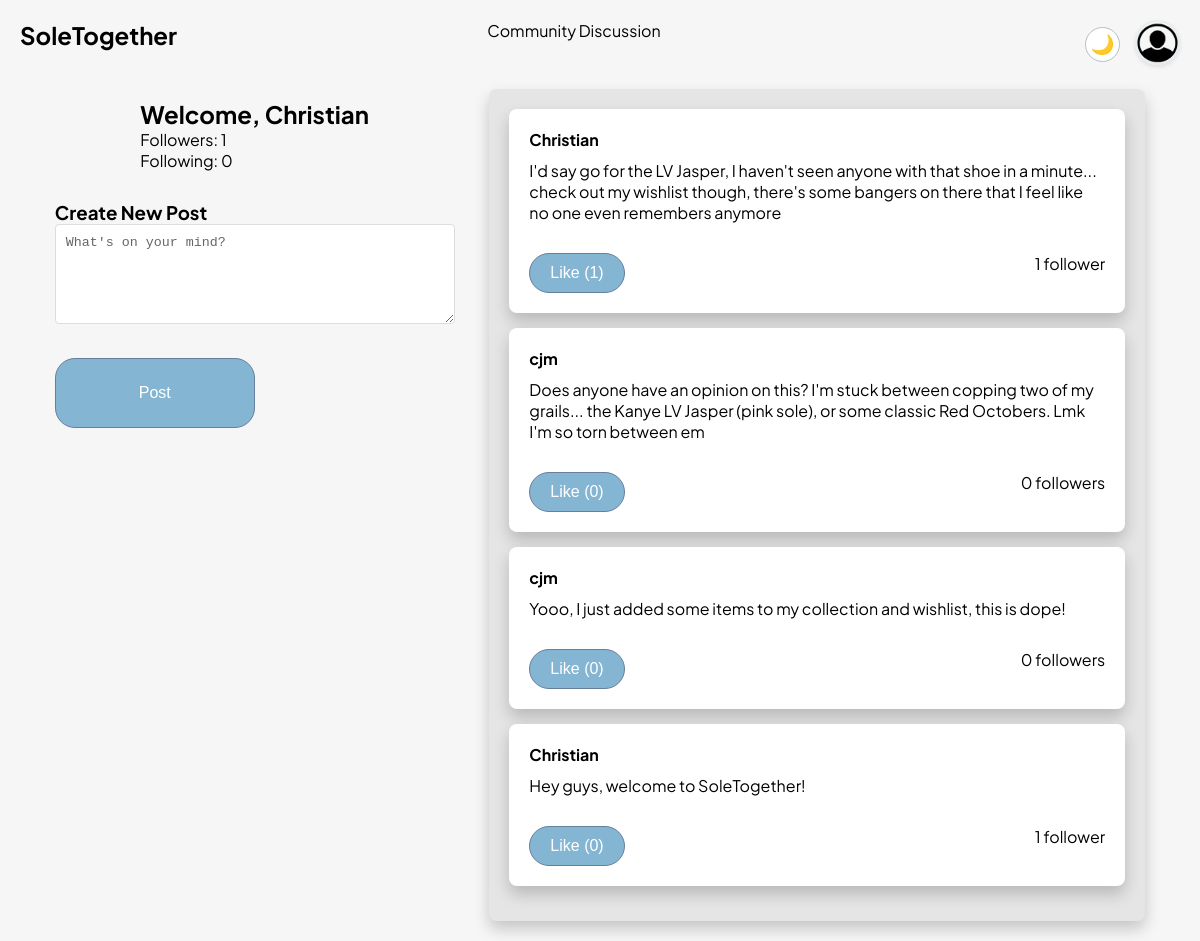
The app's page /discussion (signed in) with its own data.
### tables this page shows
CREATE TABLE DiscussionEntry (
    DiscussionEntryID INTEGER PRIMARY KEY AUTOINCREMENT,
    Body TEXT,
    Username TEXT NOT NULL,
    Likes INT DEFAULT 0,
    FOREIGN KEY (Username) REFERENCES Client(Username)
);

### main.py (the view)
@app.route('/discussion', methods=['GET'])
def view_discussion():
    if 'username' not in session:
        return redirect(url_for('login'))
    conn = get_db()
    dbCursor = conn.cursor()
    entries = logic.get_discussion_entries(dbCursor)
    user_stats = logic.get_user_stats(dbCursor, session['username'])
    return render_template(
        'discussion.html',
        entries=entries,
        current_user=session['username'],
        user_stats=user_stats
    )

### logic.py (called while the page is built)
def get_discussion_entries(dbCursor, limit=50):
    query = """
        SELECT de.DiscussionEntryID, de.Body, de.Username, de.Likes,
               COUNT(DISTINCT f.FollowerUsername) as FollowerCount
        FROM DiscussionEntry de
        LEFT JOIN Follows f ON de.Username = f.FollowingUsername
        GROUP BY de.DiscussionEntryID
        ORDER BY de.DiscussionEntryID DESC
        LIMIT ?
    """
    try:
        dbCursor.execute(query, (limit,))
        return dbCursor.fetchall()
    except Exception as e:
        print(f"Error fetching discussion entries: {e}")
        return []

def get_user_stats(dbCursor, username):
    try:
        follower_query = """
            SELECT COUNT(*) FROM Follows
            WHERE FollowingUsername = ?
        """
        dbCursor.execute(follower_query, (username,))
        follower_count = dbCursor.fetchone()[0]
        following_query = """
            SELECT COUNT(*) FROM Follows
            WHERE FollowerUsername = ?
        """
        dbCursor.execute(following_query, (username,))
        following_count = dbCursor.fetchone()[0]
        return {
            'followers': follower_count,
            'following': following_count
        }
    except Exception as e:
        print(f"Error getting user stats: {e}")
        return {'followers': 0, 'following': 0}

### main.py (called while the page is built)
def get_db():
    if 'db' not in g:
        g.db = sqlite3.connect(db_path, check_same_thread=False)
    return g.db

### templates/discussion.html (shortened to what this page needs)
<!DOCTYPE html>
<html>
<head>
    <link rel="stylesheet" href="static/app.css"/>
</head>
<body>
    <div class="top-of-menu">
        <a href="/menu" style="text-decoration: none; color: var(--text-primary);">
            <h2>SoleTogether</h2>
        </a>
        <p>Community Discussion</p>
        <div class="top-right-controls">
            <button id="theme-toggle" class="theme-btn">
                <span id="theme-icon">🌙</span>
            </button>
            <a href="{{ url_for('view_profile', username=session.username) }}">
                <img class="profile-icon" src="{{ url_for('static', filename='prof.jpeg') }}" alt="profile icon" style="cursor: pointer;">
            </a>
        </div>
    </div>
    <div class="discussion-container">
        <div class="left-column">
            <div class="user-stats">
                <h2>Welcome, {{ current_user }}</h2>
                <p>Followers: {{ user_stats.followers }}</p>
                <p>Following: {{ user_stats.following }}</p>
            </div>
            <div class="create-post">
                <h3>Create New Post</h3>
                <form id="postForm" onsubmit="createPost(event)">
                    <textarea name="body" required placeholder="What's on your mind?"></textarea>
                    <button type="submit" class="btn">Post</button>
                </form>
            </div>
        </div>
        <div class="column general-discussion-box">
            <div class="entries">
                {% for entry in entries %}
                <div class="general-discussion-entry entry" data-id="{{ entry[0] }}">
                    <div class="entry-header">
                        <a href="{{ url_for('view_profile', username=entry[2]) }}" style="text-decoration: none; color: var(--text-primary);">
                            <strong>{{ entry[2] }} </strong>
                        </a>
                    </div>
                    <p>{{ entry[1] }}</p>
                    <div class="entry-footer">
                        <button class="btn" onclick="toggleLike('{{entry[0]}}')">
                            Like ({{ entry[3] }})
                        </button>
                        {% if entry[4] == 1 %}
                            <span>{{ entry[4] }} follower</span>
                        {% else %}
                            <span>{{ entry[4] }} followers</span>
                        {% endif %}
                    </div>
                </div>
                {% endfor %}
            </div>
        </div>
    </div>
</body>
</html>

### static/app.css (style rules this page uses)
* { margin: 0; padding: 0; box-sizing: border-box; }
body { margin: 20px; font-family: "Plus Jakarta Sans", sans-serif; font-size: 1rem; background-color: rgb(246, 246, 246); }
html { font-size: 16px; scroll-behavior: smooth; }
.btn { padding: 10px 20px; font-size: 1rem; background-color: rgb(132, 182, 211); color: white; border-radius: 20px; cursor: pointer; border: 1.5px solid rgb(103, 126, 158); margin-top: 20px; }
.top-of-menu { display: flex; justify-content: space-between; margin-bottom: 20px; }
.top-of-menu p { transform: translateX(-57px); }
.profile-icon { border-radius: 10px; height: 40px; width: 40px; }
.discussion-container { display: flex; justify-content: space-between; }
.left-column { display: flex; flex: 1; margin-left: 3%; max-width: fit-content; align-items: center; flex-direction: column; }
.column { display: flex; flex: 1; align-items: center; flex-direction: column; }
.left-column button { width: 200px; height: 70px; }
.general-discussion-box { margin-left: 3%; margin-right: 3%; display: flex; grid-gap: 15px; width: 100%; padding: 20px; background-color: #e5e5e5; border-radius: 8px; box-sizing: border-box; box-shadow: 0px 8px 16px 0px rgba(0, 0, 0, 0.2); }
.general-discussion-entry { padding: 20px; background-color: #ffffff; border-radius: 8px; box-shadow: 0px 8px 16px 0px rgba(0, 0, 0, 0.2); }
.profile-icon { width: 45px; height: 45px; border-radius: 50%; border: 2px solid #e6edf0; box-shadow: 0 2px 4px rgba(0, 0, 0, 0.1); cursor: pointer; transition: transform 0.2s ease; }
:root { --background-primary: rgb(246, 246, 246); --background-secondary: #ffffff; --background-tertiary: #e5e5e5; --text-primary: #000000; --text-secondary: #666666; --accent-color: rgb(132, 182, 211); --border-color: #b6c0c4; --shadow-color: rgba(94, 94, 94, 0.2); --card-background: #ffffff; --card-hover: #f7f7f7; }
body { background-color: var(--background-primary); color: var(--text-primary); }
.top-right-controls { display: flex; align-items: center; gap: 15px; }
.theme-btn { background: none; border: none; cursor: pointer; font-size: 1.2rem; padding: 5px; display: flex; align-items: center; justify-content: center; border-radius: 50%; width: 35px; height: 35px; background-color: var(--background-secondary); border: 1px solid var(--border-color); transition: transform 0.2s ease; }
.general-discussion-box { background-color: var(--background-tertiary); }
.general-discussion-entry { background-color: var(--card-background); }
input, textarea { background-color: var(--card-background); color: var(--text-primary); border-color: var(--border-color); }
input::placeholder, textarea::placeholder { color: var(--text-secondary); }
* { transition: background-color 0.3s ease, color 0.3s ease; }

### templates/discussion.html (style rules this page uses)
.user-stats { margin-bottom: 20px; padding: 10px; }
.create-post { margin-bottom: 20px; }
.create-post textarea { width: 100%; min-height: 100px; margin-bottom: 10px; padding: 10px; border: 1px solid #ddd; border-radius: 4px; }
.entry { margin-bottom: 15px; }
.entry-header { display: flex; justify-content: space-between; align-items: center; margin-bottom: 10px; }
.entry-footer { margin-top: 10px; display: flex; justify-content: space-between; align-items: center; }

### records on screen
DiscussionEntry: Username "Christian", Body "I'd say go for the LV Jasper, I haven't seen anyone with that shoe in a minute... check out my wishlist though, there's some bangers on there that I feel like no one even remembers anymore", Likes "1"
DiscussionEntry: Username "cjm", Body "Does anyone have an opinion on this? I'm stuck between copping two of my grails... the Kanye LV Jasper (pink sole), or some classic Red Octobers. Lmk I'm so torn between em", Likes "0"
DiscussionEntry: Username "cjm", Body "Yooo, I just added some items to my collection and wishlist, this is dope!", Likes "0"
DiscussionEntry: Username "Christian", Body "Hey guys, welcome to SoleTogether!", Likes "0", DiscussionEntryID "1"

### other values on screen
{{ current_user }} "Christian"
{{ user_stats.followers }} "1"
{{ user_stats.following }} "0"
